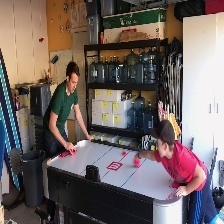
#> input picture archive (1)/train/air hockey/034.jpg, 224 x 224 px; its folder holds only this picture in this run
$ jupyter execute --allow-errors EDA.ipynb
#> lines starting #> are read from the running program, lines starting #| are printed output that depends on the picture
## **Part 1 — Dataset Setup & Exploratory Data Analysis (EDA)**

[cell 1]
import os
import numpy as np
from PIL import Image
import matplotlib.pyplot as plt

train_dir = "./archive (1)/train"
os.listdir(train_dir)

[cell 2]
selected_classes = [
    "air hockey",
    "baseball",
    "basketball",
    "bowling",
    "boxing",
    "cricket",
    "field hockey",
    "football",
    "swimming",
    "tennis"
]

[cell 3]
classes = selected_classes

images = []
labels = []

for label_idx, sport in enumerate(classes):
    sport_folder = os.path.join(train_dir, sport)
    if not os.path.isdir(sport_folder):
        print(f"Warning: {sport} not found, skipping...")
        continue

    for file in os.listdir(sport_folder):
        if file.lower().endswith((".jpg", ".jpeg", ".png")):
            img_path = os.path.join(sport_folder, file)
            try:
                img = Image.open(img_path).convert("RGB")
#> img is the input picture: PIL image 224x224 RGB; mean R, G, B 112.9, 100.6, 98.1
                images.append(np.array(img))
                labels.append(label_idx)
            except:
                print("Error loading:", img_path)

len(images), len(labels)

**Example images from a class:**

[cell 4]
plt.figure(figsize=(12, 8))

#> (the rest of this cell did not finish here and is left out)

**Image size distribution:**

[cell 5]
sizes = [img.shape[:2] for img in images]
unique_sizes = set(sizes)

print("Number of unique image sizes:", len(unique_sizes))
print("Some example sizes:", list(unique_sizes)[:10])

**Class distribution plot:**

[cell 6]
from collections import Counter

count = Counter(labels)

plt.figure(figsize=(12, 6))
plt.bar(classes, [count[i] for i in range(len(classes))])
plt.title("Number of Images per Sport (Train Set)")
plt.xticks(rotation=45)
plt.xlabel("Sport Class")
plt.ylabel("Image Count")
plt.show()
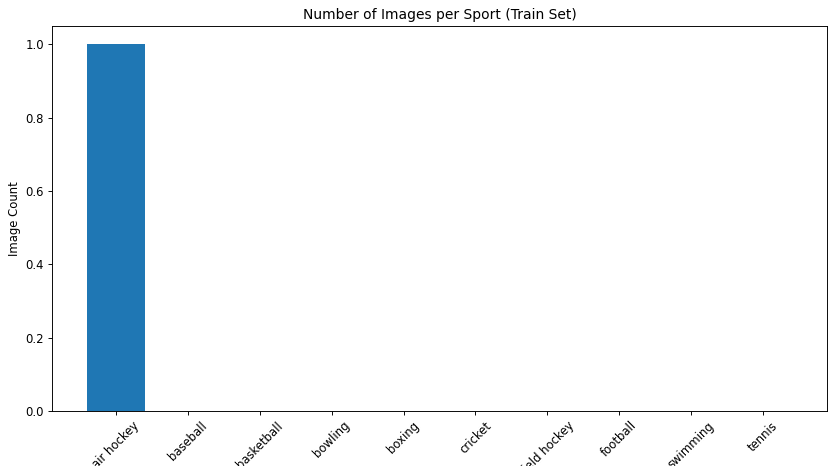
#> figure drawn by matplotlib, 1 panel; tallest bar 1 high, from x = -0.4 to 0.4
